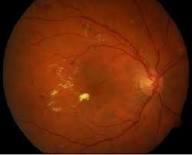
#> input picture Day-3/Images/fundas0.jpg, 192 x 155 px, found by its file name; its folder holds only this picture in this run
$ jupyter execute Sharpen_multiple_images_using_Manual_built_Laplacian_fillter.ipynb   (older library calls are emulated)
#> lines starting #> are read from the running program, lines starting #| are printed output that depends on the picture
[cell 1]
from google.colab import drive
drive.mount('/content/drive')

[cell 2]
# libraries
import cv2
import numpy as np
import matplotlib.pyplot as plt
import os

[cell 3]
input_folder = "/content/drive/MyDrive/Images"
output_folder = "/content/drive/MyDrive/sharpen_fundas_images"

[cell 4]
os.makedirs(output_folder, exist_ok=True)

[cell 5]
# Option 1
kernel = np.array([[0, 1, 0],
                   [1,-4, 1],
                   [0, 1, 0]])

[cell 6]
# Option 2
kernel = np.array([[1, 1, 1],
                   [1,-8, 1],
                   [1, 1, 1]])

[cell 7]
image_files = os.listdir(input_folder)[:10]

for img_name in image_files:

    img_path = os.path.join(input_folder, img_name)
    img = cv2.imread(img_path, 0)   # grayscale
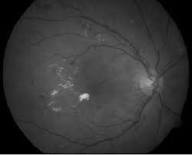
#> img: shape (155, 192); min 0, max 214, mean 55.1

    if img is None:
        continue

    laplacian = cv2.filter2D(img, cv2.CV_64F, kernel)
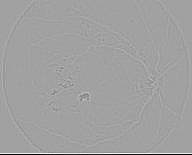
#> laplacian: shape (155, 192) float64; min -968, max 568, mean -2.9; drawn with min black and max white

    laplacian_display = np.uint8(np.absolute(laplacian))
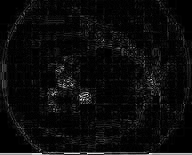
#> laplacian_display: shape (155, 192); min 0, max 249, mean 11.6

    # Laplacian Enhancement
    enhanced = img - laplacian
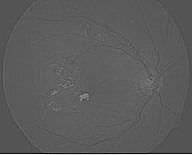
#> enhanced: shape (155, 192) float64; min -557, max 1129, mean 57.9; drawn with min black and max white
    enhanced = np.clip(enhanced, 0, 255)
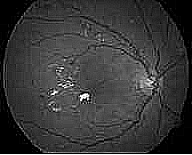
#> enhanced: shape (155, 192) float64; min 0, max 255, mean 56.6
    enhanced = enhanced.astype(np.uint8)

    plt.figure(figsize=(15,5))

    plt.subplot(1,3,1)
    plt.imshow(img, cmap='gray')
    plt.title("Original Image")
    plt.axis('off')

    plt.subplot(1,3,2)
    plt.imshow(laplacian_display, cmap='gray')
    plt.title("Laplacian Image")
    plt.axis('off')

    plt.subplot(1,3,3)
    plt.imshow(enhanced, cmap='gray')
    plt.title("Laplacian Enhanced Image")
    plt.axis('off')

    plt.show()


    # Save Enhanced Image
    save_path = os.path.join(output_folder, "enhanced_" + img_name)
    cv2.imwrite(save_path, enhanced)

$ run again, on Day-3/Images/fundas4.jpg
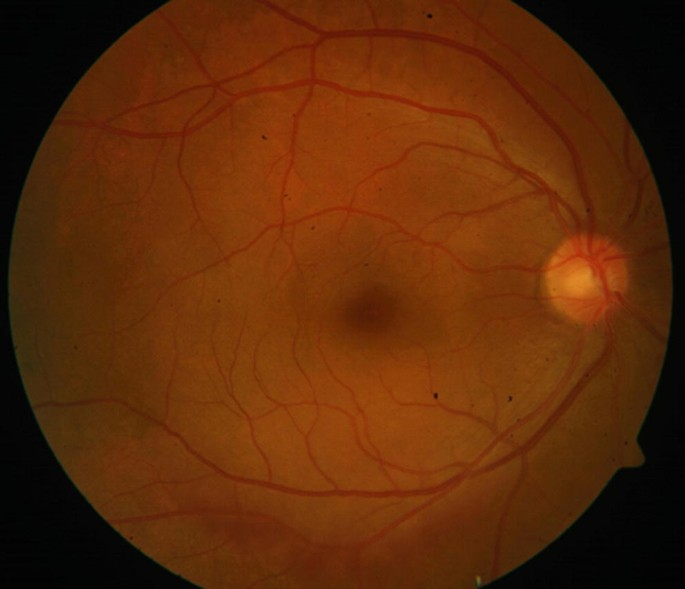
#> input picture Day-3/Images/fundas4.jpg, 685 x 589 px, found by its file name
#> `laplacian_display = np.uint8(np.absolute(laplacian))`:
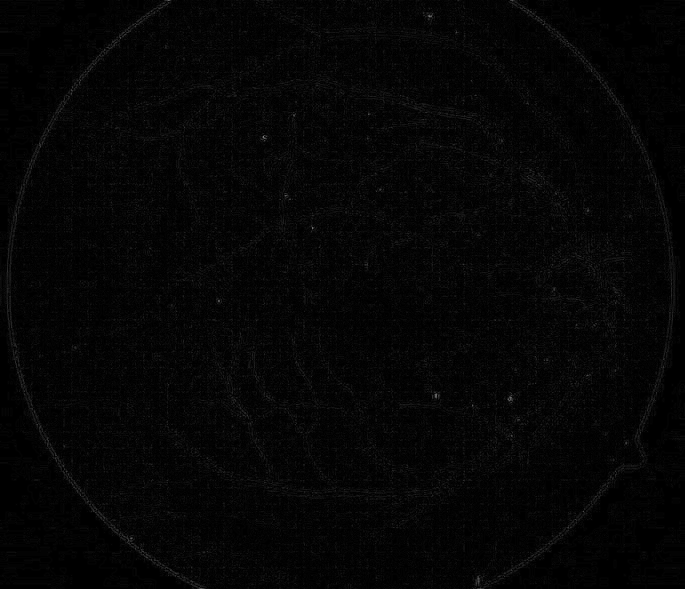
#> laplacian_display: shape (589, 685); min 0, max 128, mean 5.1
#> `enhanced = img - laplacian`:
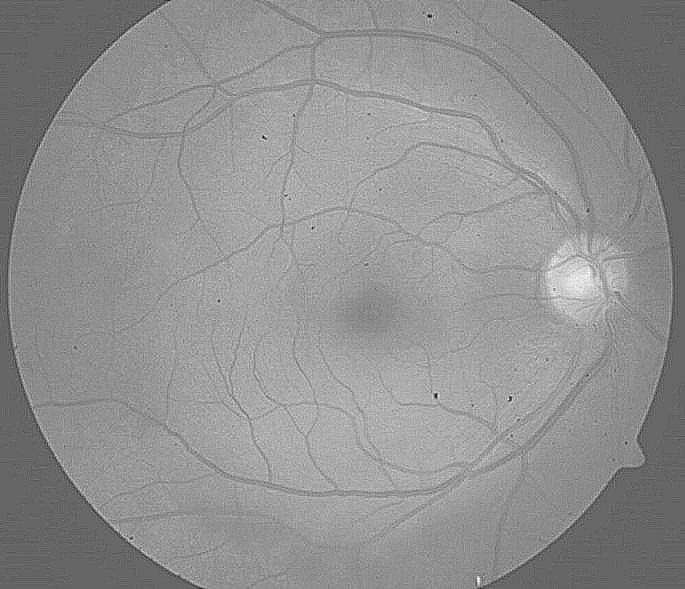
#> enhanced: shape (589, 685) float64; min -112, max 180, mean 53.8; drawn with min black and max white

$ run again, on Day-3/Images/fundas6.png
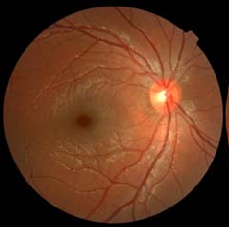
#> input picture Day-3/Images/fundas6.png, 229 x 227 px, found by its file name
#> `laplacian_display = np.uint8(np.absolute(laplacian))`:
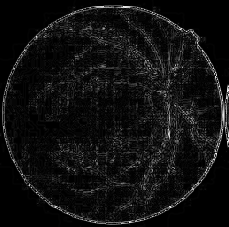
#> laplacian_display: shape (227, 229); min 0, max 254, mean 16.1
#> `enhanced = np.clip(enhanced, 0, 255)`:
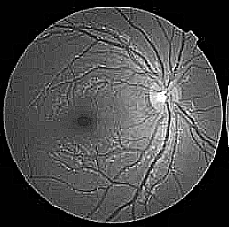
#> enhanced: shape (227, 229) float64; min 0, max 255, mean 72.4
